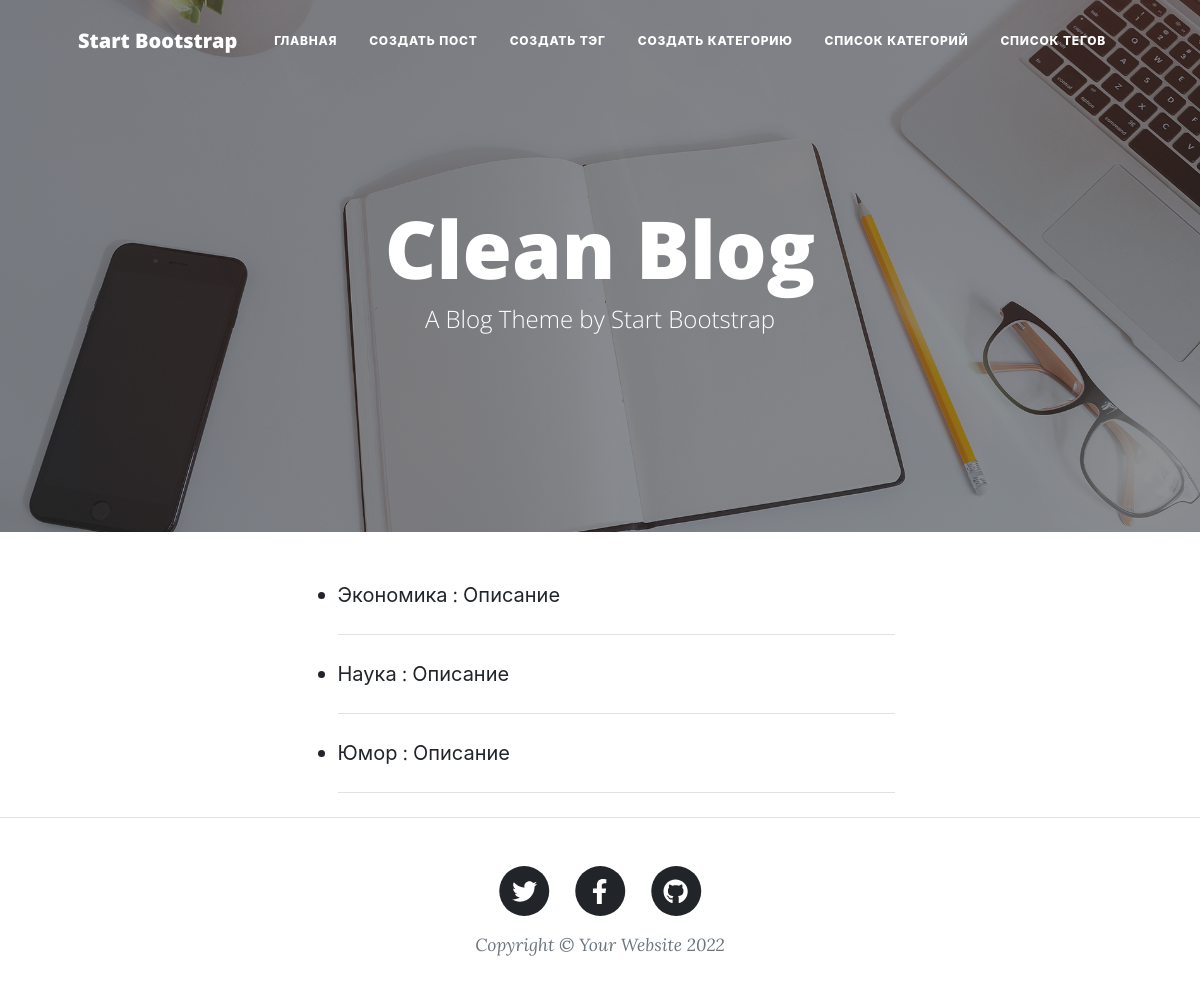
/list-categories/, run on the app's committed database.
### blogapp/models.py (models this page shows, shortened)
class Category(models.Model):
    name = models.CharField(max_length=20,unique=True)
    desc = models.TextField(blank=True)

### blogapp/views.py (the view)
# urls.py: path('list-categories/', views.list_categories, name='list-categories'),
def list_categories(request):
    categories = Category.objects.all()
    return render(request, 'blogapp/list_of_items.html', context={'categories': categories})

### blogapp/templates/blogapp/list_of_items.html (shortened to what this page needs)
{% extends "base.html" %}
{% block content%}
<div class="row gx-4 gx-lg-5 justify-content-center">
                <div class="col-md-10 col-lg-8 col-xl-7">
                    {% if categories %}
                    <ul>
                        <div class="post-preview">
                        {% for cat in categories %}
                            <li class=>
                                {{ cat.name }} : {{ cat.desc }}
                            </li>
                        <hr class="my-4" />
                        {% endfor %}
                        </div>
                    </ul>
                    {% endif %}
                </div>
            </div>
{% endblock %}

### data on the page
Category: name "Экономика", desc "Описание"
Category: name "Наука", desc "Описание"
Category: name "Юмор", desc "Описание"
